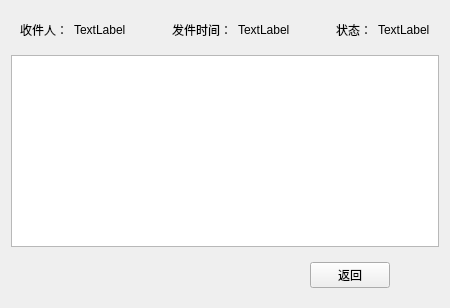
           <widget class="QWidget" name="sendshow">
            <layout class="QVBoxLayout" name="verticalLayout_16">
             <item>
              <widget class="QWidget" name="widget_12" native="true">
               <layout class="QHBoxLayout" name="horizontalLayout_23">
                <item>
                 <widget class="QLabel" name="label_13">
                  <property name="text">
                   <string>收件人：</string>
                  </property>
                 </widget>
                </item>
                <item>
                 <widget class="QLabel" name="label_15">
                  <property name="text">
                   <string>TextLabel</string>
                  </property>
                 </widget>
                </item>
                <item>
                 <spacer name="horizontalSpacer_19">
                  <property name="orientation">
                   <enum>Qt::Horizontal</enum>
                  </property>
                  <property name="sizeHint" stdset="0">
                   <size>
                    <width>40</width>
                    <height>20</height>
                   </size>
                  </property>
                 </spacer>
                </item>
                <item>
                 <widget class="QLabel" name="label_17">
                  <property name="text">
                   <string>发件时间：</string>
                  </property>
                 </widget>
                </item>
                <item>
                 <widget class="QLabel" name="label_18">
                  <property name="text">
                   <string>TextLabel</string>
                  </property>
                 </widget>
                </item>
                <item>
                 <spacer name="horizontalSpacer_20">
                  <property name="orientation">
                   <enum>Qt::Horizontal</enum>
                  </property>
                  <property name="sizeHint" stdset="0">
                   <size>
                    <width>40</width>
                    <height>20</height>
                   </size>
                  </property>
                 </spacer>
                </item>
                <item>
                 <widget class="QLabel" name="label_19">
                  <property name="text">
                   <string>状态：</string>
                  </property>
                 </widget>
                </item>
                <item>
                 <widget class="QLabel" name="label_20">
                  <property name="text">
                   <string>TextLabel</string>
                  </property>
                 </widget>
                </item>
               </layout>
              </widget>
             </item>
             <item>
              <widget class="QPlainTextEdit" name="sshow"/>
             </item>
             <item>
              <widget class="QWidget" name="widget_13" native="true">
               <layout class="QHBoxLayout" name="horizontalLayout_24">
                <item>
                 <spacer name="horizontalSpacer_21">
                  <property name="orientation">
                   <enum>Qt::Horizontal</enum>
                  </property>
                  <property name="sizeHint" stdset="0">
                   <size>
                    <width>290</width>
                    <height>20</height>
                   </size>
                  </property>
                 </spacer>
                </item>
                <item>
                 <widget class="QPushButton" name="sre1">
                  <property name="text">
                   <string>返回</string>
                  </property>
                 </widget>
                </item>
                <item>
                 <spacer name="horizontalSpacer_22">
                  <property name="orientation">
                   <enum>Qt::Horizontal</enum>
                  </property>
                  <property name="sizeHint" stdset="0">
                   <size>
                    <width>40</width>
                    <height>20</height>
                   </size>
                  </property>
                 </spacer>
                </item>
               </layout>
              </widget>
             </item>
            </layout>
           </widget>
